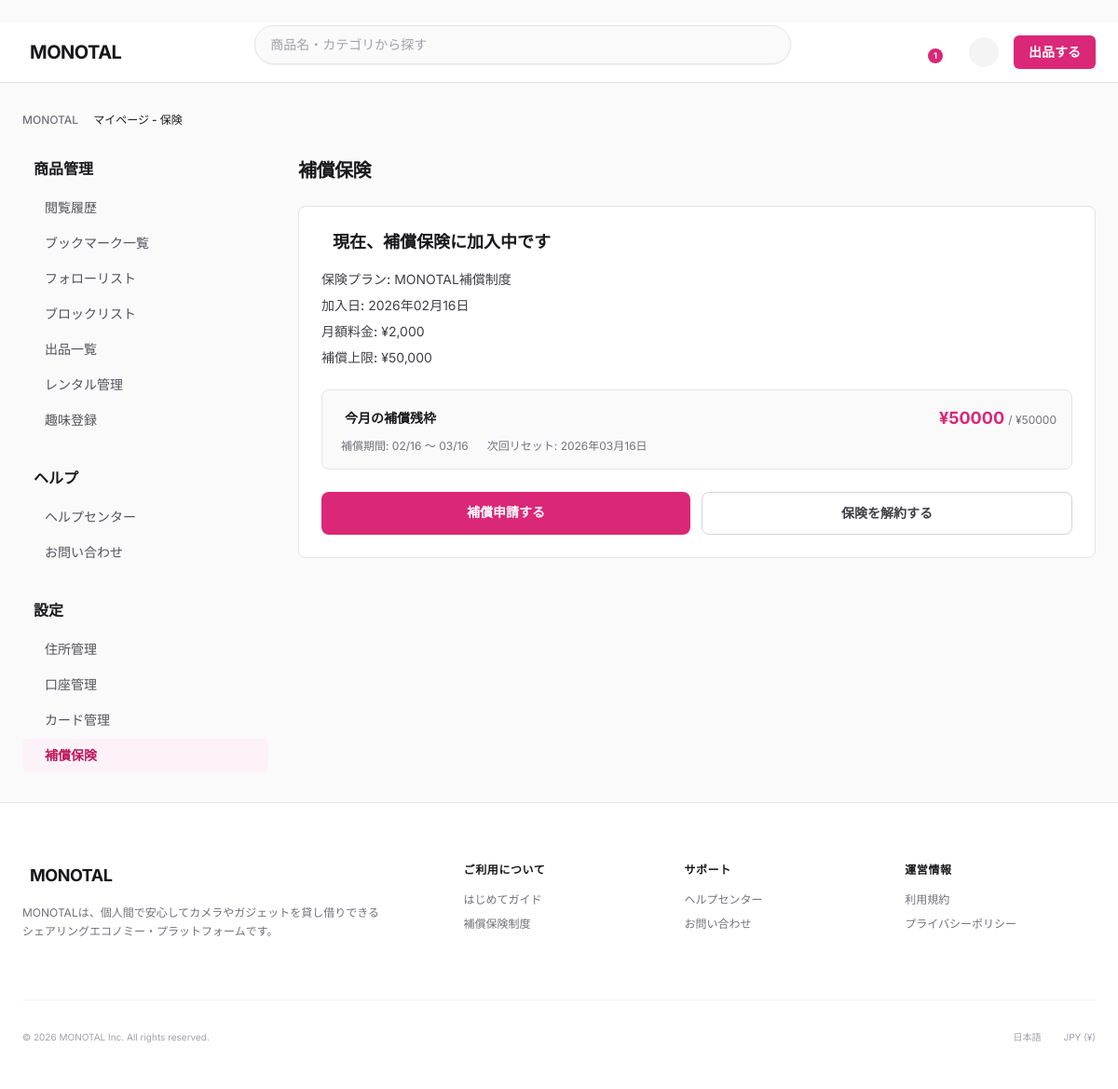
Page /monotal/mypage/insurance/ (signed in) on the committed database.
### monotal/models.py (models this page shows, shortened)
class InsuranceEnrollment(models.Model):
    insurance_enrollment_id = models.AutoField(primary_key=True)
    user = models.ForeignKey(
        User,
        on_delete=models.CASCADE,
        db_column='user_id'
    )
    insurance = models.ForeignKey(
        Insurance,
        on_delete=models.PROTECT,
        db_column='insurance_id'
    )
    insurance_enrollment_status = models.ForeignKey(
        InsuranceEnrollmentStatus,
        on_delete=models.PROTECT,
        db_column='insurance_enrollment_status_id',
        default=2  # 加入中
    )
    insurance_start_datetime = models.DateTimeField()
    insurance_end_datetime = models.DateTimeField(null=True, blank=True)
    cancel_reason = models.CharField(max_length=500, null=True, blank=True)
    class Meta:
        db_table = 'T_InsuranceEnrollment'
        verbose_name = '保険加入'
        verbose_name_plural = '保険加入'

class InsuranceCoveragePeriod(models.Model):
    coverage_period_id = models.AutoField(primary_key=True)
    insurance_enrollment = models.OneToOneField(
        InsuranceEnrollment,
        on_delete=models.CASCADE,
        related_name='coverage_period',
        db_column='insurance_enrollment_id'
    )
    period_start_datetime = models.DateTimeField()
    period_end_datetime = models.DateTimeField()
    coverage_limit = models.DecimalField(max_digits=10, decimal_places=0)  # 補償上限
    used_amount = models.DecimalField(max_digits=10, decimal_places=0, default=0)  # 使用済み金額
    class Meta:
        db_table = 'T_InsuranceCoveragePeriod'
        verbose_name = '補償残枠管理'
        verbose_name_plural = '補償残枠管理'
    @property
    def remaining(self):
        return max(0, int(self.coverage_limit) - int(self.used_amount))

### monotal/views_insurance.py (the view)
# urls.py: path('mypage/insurance/', views.insurance_page, name='insurance_page'),
@login_required
def insurance_page(request):
    enrollment = _get_active_enrollment(request.user)
    insurance_plan = Insurance.objects.first()
    context = {
        'enrollment': enrollment,
        'insurance_plan': insurance_plan,
        'current_page': 'insurance'
    }
    if enrollment:
        cp = _ensure_coverage_period(enrollment)
        context['coverage_period'] = cp
        context['monthly_remaining'] = cp.remaining
        context['coverage_limit'] = int(cp.coverage_limit)
        context['period_start'] = cp.period_start_datetime
        context['reset_date'] = cp.period_end_datetime
        pending_claims = InsuranceClaim.objects.filter(
            user=request.user,
            insurance_claim_status_id=1  # 審査中
        ).select_related('product').order_by('-claim_datetime')
        context['pending_claims'] = pending_claims
    return render(request, 'mypage/insurance.html', context)

### monotal/context_processors.py (called while the page is built)
def rental_context(request):
    context = {
        'pending_rental_count': 0,
    }
    if request.user.is_authenticated:
        qs = RentalRequest.objects.filter(
            Q(requested_user=request.user) | Q(requester_user=request.user),
        ).exclude(
            rental_request_status_id__in=[3, 4, 5]  # 拒否・キャンセル・完了を除外
        )
        context['pending_rental_count'] = qs.count()
        import sys
        print(f"[rental_context] user={request.user.user_name} count={qs.count()} query={qs.query}", file=sys.stderr)
    return context

def notification_context(request):
    context = {
        'unread_notification_count': 0,
    }
    if request.user.is_authenticated:
        read_notification_ids = NotificationRead.objects.filter(
            user=request.user,
            notification_read_status_id=2  # 既読
        ).values_list('notification_id', flat=True)
        target_notification_ids = NotificationTargetUser.objects.filter(
            user=request.user
        ).values_list('notification_id', flat=True)
        context['unread_notification_count'] = target_notification_ids.exclude(
            notification_id__in=read_notification_ids
        ).count()
    return context

### monotal/views_insurance.py (called while the page is built, shortened)
def _get_active_enrollment(user):
    return InsuranceEnrollment.objects.filter(
        user=user,
        insurance_enrollment_status_id=2,  # 加入中
        insurance_end_datetime__isnull=True,
    ).first()

def _ensure_coverage_period(enrollment):
    from dateutil.relativedelta import relativedelta
    insurance = enrollment.insurance
    coverage_limit = int(insurance.coverage_limit) if insurance else 50000
    try:
        cp = enrollment.coverage_period
    except InsuranceCoveragePeriod.DoesNotExist:
        cp = None
    now = timezone.now()
    return cp

### templates/mypage/insurance.html (shortened to what this page needs)
﻿{% extends 'base.html' %}
{% load static %}
{% block extra_css %}
<link rel="stylesheet" href="{% static 'css/mypage.css' %}">
{% endblock %}
{% block content %}
<main class="mx-auto max-w-[1200px] w-full px-4 lg:px-6 py-8">
    <nav class="mb-8 flex text-xs font-medium text-zinc-500 overflow-x-auto whitespace-nowrap">
        <ol class="flex items-center space-x-2">
            <li><a href="{% url 'index' %}" class="hover:underline hover:text-pink-600">MONOTAL</a></li>
            <li class="text-zinc-900">マイページ - 保険</li>
        </ol>
    </nav>
    <div class="lg:grid lg:grid-cols-12 lg:gap-8 items-start">
        {% include 'mypage/_sidebar.html' %}
        <div class="lg:col-span-9">
            <div class="mb-6">
                <h1 class="text-xl font-bold tracking-tight text-zinc-900">補償保険</h1>
            </div>
            {% if enrollment %}
                <div class="bg-white border border-zinc-200 rounded-lg p-6 mb-6">
                    <div class="flex items-center gap-3 mb-4">
                        <h2 class="text-lg font-bold text-zinc-900">現在、補償保険に加入中です</h2>
                    </div>
                    <div class="space-y-2 text-sm text-zinc-700 mb-6">
                        <p><span class="font-medium">保険プラン:</span> MONOTAL補償制度</p>
                        <p><span class="font-medium">加入日:</span> {{ enrollment.insurance_start_datetime|date:"Y年m月d日" }}</p>
                        <p><span class="font-medium">月額料金:</span> ¥2,000</p>
                        <p><span class="font-medium">補償上限:</span> ¥50,000</p>
                    </div>
                    {% if monthly_remaining is not None %}
                    <div class="bg-zinc-50 border border-zinc-200 rounded-lg p-4 mb-6">
                        <div class="flex items-center justify-between">
                            <div class="flex items-center gap-2">
                                <span class="text-sm font-bold text-zinc-900">今月の補償残枠</span>
                            </div>
                            <span class="text-lg font-bold {% if monthly_remaining > 0 %}text-pink-600{% else %}text-red-600{% endif %}">
                                ¥{{ monthly_remaining|floatformat:0 }} <span class="text-xs font-normal text-zinc-500">/ ¥{{ coverage_limit|floatformat:0 }}</span>
                            </span>
                        </div>
                        <div class="flex items-center gap-4 mt-2">
                            <div class="flex items-center gap-1">
                                <span class="text-xs text-zinc-500">補償期間: {{ period_start|date:"m/d" }} 〜 {{ reset_date|date:"m/d" }}</span>
                            </div>
                            <div class="flex items-center gap-1">
                                <span class="text-xs text-zinc-500">次回リセット: {{ reset_date|date:"Y年m月d日" }}</span>
                            </div>
                        </div>
                    </div>
                    {% endif %}
                    <div class="flex gap-3">
                        <a href="{% url 'insurance_claim' %}" class="flex-1 rounded-lg bg-pink-600 px-6 py-3 text-sm font-bold text-white text-center hover:bg-pink-700 transition-colors">
                            補償申請する
                        </a>
                        <a href="{% url 'insurance_cancel_confirm' %}" class="flex-1 rounded-lg border border-zinc-300 px-6 py-3 text-sm font-bold text-zinc-700 text-center hover:bg-zinc-50 transition-colors">
                            保険を解約する
                        </a>
                    </div>
                </div>
            {% endif %}
        </div>
    </div>
</main>
{% endblock %}

### templates/base.html (style rules this page uses)
body { font-family: 'Inter', sans-serif; }

### rows in the picture
InsuranceEnrollment: insurance_start_datetime "2026年02月16日"
InsuranceCoveragePeriod: period_start_datetime "02/16", period_end_datetime "03/16", period_end_datetime "2026年03月16日"

### other values in the picture
{{ pending_rental_count }} "1"
{{ monthly_remaining|floatformat:0 }} "50000"
{{ coverage_limit|floatformat:0 }} "50000"
